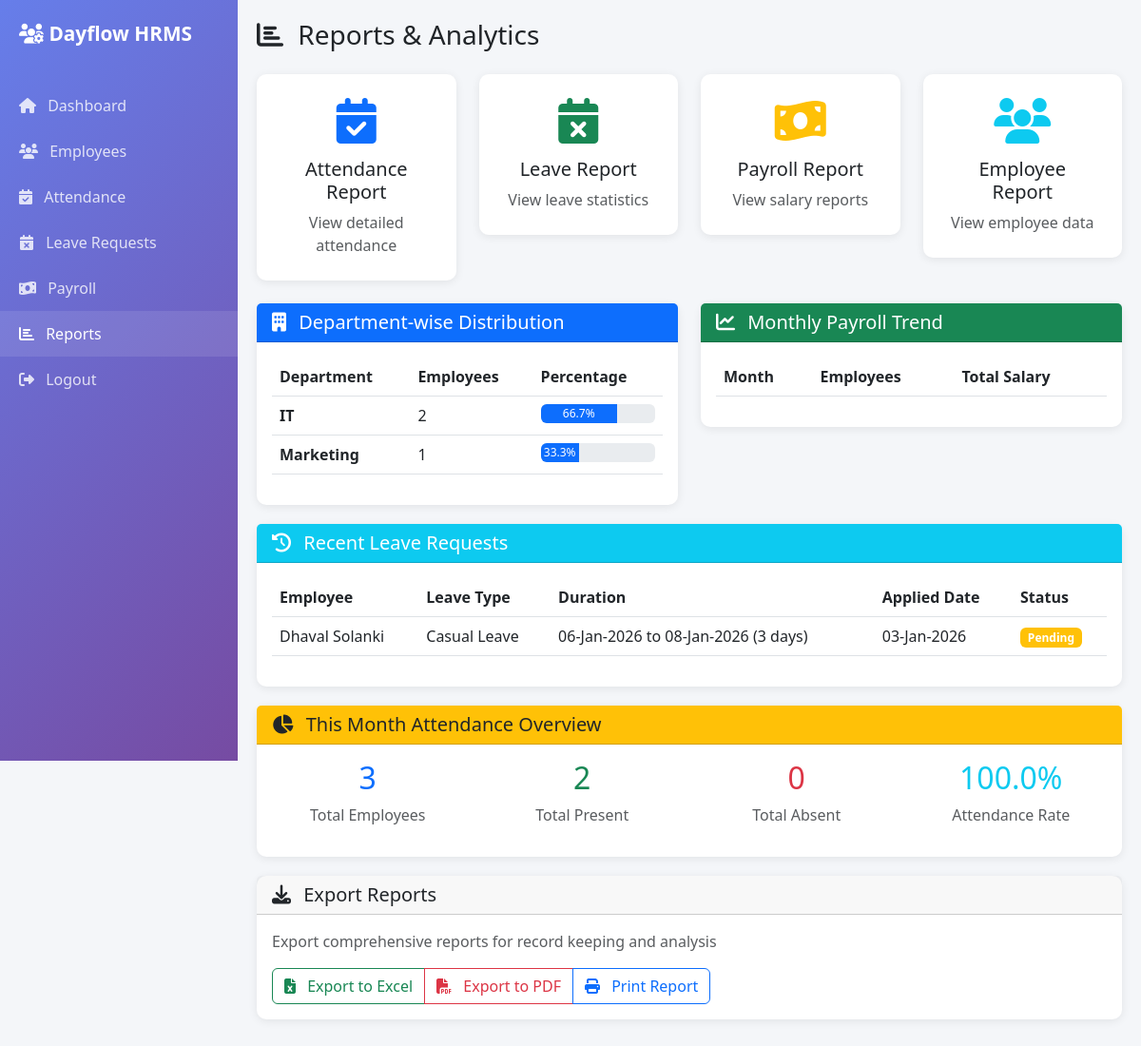
Screenshot of /admin/reports.php (signed in) with the database file from the repository.
### tables this page shows
CREATE TABLE `leave_requests` (
  `id` int(11) NOT NULL,
  `employee_id` int(11) NOT NULL,
  `leave_type_id` int(11) NOT NULL,
  `start_date` date NOT NULL,
  `end_date` date NOT NULL,
  `total_days` int(11) NOT NULL,
  `reason` text NOT NULL,
  `status` enum('Pending','Approved','Rejected','Cancelled') DEFAULT 'Pending',
  `applied_date` date NOT NULL,
  `reviewed_by` int(11) DEFAULT NULL,
  `reviewed_date` date DEFAULT NULL,
  `admin_remarks` text DEFAULT NULL,
  `created_at` timestamp NOT NULL DEFAULT current_timestamp(),
  `updated_at` timestamp NOT NULL DEFAULT current_timestamp() ON UPDATE current_timestamp()
);

CREATE TABLE `employees` (
  `id` int(11) NOT NULL,
  `user_id` int(11) NOT NULL,
  `employee_id` varchar(20) NOT NULL,
  `first_name` varchar(50) NOT NULL,
  `last_name` varchar(50) NOT NULL,
  `full_name` varchar(100) GENERATED ALWAYS AS (concat(`first_name`,' ',`last_name`)) STORED,
  `date_of_birth` date DEFAULT NULL,
  `gender` enum('Male','Female','Other') DEFAULT NULL,
  `phone` varchar(15) DEFAULT NULL,
  `alternate_phone` varchar(15) DEFAULT NULL,
  `address` text DEFAULT NULL,
  `city` varchar(50) DEFAULT NULL,
  `state` varchar(50) DEFAULT NULL,
  `zip_code` varchar(10) DEFAULT NULL,
  `country` varchar(50) DEFAULT 'India',
  `profile_picture` varchar(255) DEFAULT NULL,
  `department` varchar(100) DEFAULT NULL,
  `designation` varchar(100) DEFAULT NULL,
  `date_of_joining` date DEFAULT NULL,
  `employment_type` enum('Full-Time','Part-Time','Contract','Intern') DEFAULT 'Full-Time',
  `reporting_manager` int(11) DEFAULT NULL,
  `emergency_contact_name` varchar(100) DEFAULT NULL,
  `emergency_contact_phone` varchar(15) DEFAULT NULL,
  `emergency_contact_relation` varchar(50) DEFAULT NULL,
  `bank_name` varchar(100) DEFAULT NULL,
  `bank_account_number` varchar(30) DEFAULT NULL,
  `bank_ifsc` varchar(20) DEFAULT NULL,
  `pan_number` varchar(10) DEFAULT NULL,
  `aadhar_number` varchar(12) DEFAULT NULL,
  `created_at` timestamp NOT NULL DEFAULT current_timestamp(),
  `updated_at` timestamp NOT NULL DEFAULT current_timestamp() ON UPDATE current_timestamp()
);

CREATE TABLE `leave_types` (
  `id` int(11) NOT NULL,
  `leave_type` varchar(50) NOT NULL,
  `description` text DEFAULT NULL,
  `max_days_per_year` int(11) DEFAULT 0,
  `is_paid` tinyint(1) DEFAULT 1,
  `is_active` tinyint(1) DEFAULT 1,
  `created_at` timestamp NOT NULL DEFAULT current_timestamp()
);

### config/db.php (called while the page is built, shortened)
<?php
function formatDate($date, $format = 'd-M-Y') {
    return empty($date) || $date === '0000-00-00' ? 'N/A' : date($format, strtotime($date));
}
?>

### admin/reports.php (the view, shortened to what this page needs)
<?php
require_once '../config/db.php';
$db = getDB();
try {
    $totalEmployees = $db->query("SELECT COUNT(*) FROM employees WHERE user_id IN (SELECT user_id FROM users WHERE is_active = 1)")->fetchColumn();
    $stmt = $db->query("
        SELECT
            COUNT(CASE WHEN status = 'Present' THEN 1 END) as present,
            COUNT(CASE WHEN status = 'Absent' THEN 1 END) as absent
        FROM attendance
        WHERE MONTH(attendance_date) = MONTH(CURDATE())
    ");
    $monthAttendance = $stmt->fetch();
    $stmt = $db->query("
        SELECT department, COUNT(*) as count
        FROM employees
        GROUP BY department
        ORDER BY count DESC
    ");
    $deptStats = $stmt->fetchAll();
    $stmt = $db->query("
        SELECT lr.*, e.full_name, lt.leave_type
        FROM leave_requests lr
        INNER JOIN employees e ON lr.employee_id = e.id
        INNER JOIN leave_types lt ON lr.leave_type_id = lt.id
        ORDER BY lr.applied_date DESC
        LIMIT 10
    ");
    $recentLeaves = $stmt->fetchAll();
} catch(PDOException $e) {
    error_log($e->getMessage());
    $totalEmployees = 0;
    $monthAttendance = ['present' => 0, 'absent' => 0];
    $deptStats = [];
    $recentLeaves = [];
    $payrollSummary = [];
}
?>
<!DOCTYPE html>
<html lang="en">
<head>
    <link href="https://cdn.jsdelivr.net/npm/bootstrap@5.3.0/dist/css/bootstrap.min.css" rel="stylesheet">
    <link rel="stylesheet" href="https://cdnjs.cloudflare.com/ajax/libs/font-awesome/6.4.0/css/all.min.css">
</head>
<body>
    <div class="sidebar">
        <div class="logo"><i class="fas fa-users-cog"></i> <?php echo APP_NAME; ?></div>
        <nav class="nav flex-column mt-3">
            <a class="nav-link" href="dashboard.php"><i class="fas fa-home me-2"></i> Dashboard</a>
            <a class="nav-link" href="employees.php"><i class="fas fa-users me-2"></i> Employees</a>
            <a class="nav-link" href="attendance.php"><i class="fas fa-calendar-check me-2"></i> Attendance</a>
            <a class="nav-link" href="leave_requests.php"><i class="fas fa-calendar-times me-2"></i> Leave Requests</a>
            <a class="nav-link" href="payroll.php"><i class="fas fa-money-bill-wave me-2"></i> Payroll</a>
            <a class="nav-link active" href="reports.php"><i class="fas fa-chart-bar me-2"></i> Reports</a>
            <a class="nav-link" href="../auth/logout.php"><i class="fas fa-sign-out-alt me-2"></i> Logout</a>
        </nav>
    </div>
    <div class="main-content">
        <h3 class="mb-4"><i class="fas fa-chart-bar me-2"></i> Reports & Analytics</h3>
        <div class="row g-4 mb-4">
            <div class="col-md-3">
                <div class="report-card" onclick="window.location.href='attendance.php'">
                    <i class="fas fa-calendar-check text-primary"></i>
                    <h5>Attendance Report</h5>
                    <p class="text-muted mb-0">View detailed attendance</p>
                </div>
            </div>
            <div class="col-md-3">
                <div class="report-card" onclick="window.location.href='leave_requests.php'">
                    <i class="fas fa-calendar-times text-success"></i>
                    <h5>Leave Report</h5>
                    <p class="text-muted mb-0">View leave statistics</p>
                </div>
            </div>
            <div class="col-md-3">
                <div class="report-card" onclick="window.location.href='payroll.php'">
                    <i class="fas fa-money-bill-wave text-warning"></i>
                    <h5>Payroll Report</h5>
                    <p class="text-muted mb-0">View salary reports</p>
                </div>
            </div>
            <div class="col-md-3">
                <div class="report-card" onclick="window.location.href='employees.php'">
                    <i class="fas fa-users text-info"></i>
                    <h5>Employee Report</h5>
                    <p class="text-muted mb-0">View employee data</p>
                </div>
            </div>
        </div>
        <div class="row">
            <div class="col-md-6">
                <div class="card">
                    <div class="card-header bg-primary text-white">
                        <h5 class="mb-0"><i class="fas fa-building me-2"></i> Department-wise Distribution</h5>
                    </div>
                    <div class="card-body">
                        <div class="table-responsive">
                            <table class="table">
                                <thead>
                                    <tr>
                                        <th>Department</th>
                                        <th>Employees</th>
                                        <th>Percentage</th>
                                    </tr>
                                </thead>
                                <tbody>
                                    <?php foreach($deptStats as $dept): ?>
                                    <tr>
                                        <td><strong><?php echo $dept['department']; ?></strong></td>
                                        <td><?php echo $dept['count']; ?></td>
                                        <td>
                                            <?php
                                            $percentage = $totalEmployees > 0 ? ($dept['count'] / $totalEmployees) * 100 : 0;
                                            ?>
                                            <div class="progress" style="height: 20px;">
                                                <div class="progress-bar bg-primary" style="width: <?php echo $percentage; ?>%">
                                                    <?php echo number_format($percentage, 1); ?>%
                                                </div>
                                            </div>
                                        </td>
                                    </tr>
                                    <?php endforeach; ?>
                                </tbody>
                            </table>
                        </div>
                    </div>
                </div>
            </div>
            <div class="col-md-6">
                <div class="card">
                    <div class="card-header bg-success text-white">
                        <h5 class="mb-0"><i class="fas fa-chart-line me-2"></i> Monthly Payroll Trend</h5>
                    </div>
                    <div class="card-body">
                        <div class="table-responsive">
                            <table class="table">
                                <thead>
                                    <tr>
                                        <th>Month</th>
                                        <th>Employees</th>
                                        <th>Total Salary</th>
                                    </tr>
                                </thead>
                            </table>
                        </div>
                    </div>
                </div>
            </div>
            <div class="col-md-12">
                <div class="card">
                    <div class="card-header bg-info text-white">
                        <h5 class="mb-0"><i class="fas fa-history me-2"></i> Recent Leave Requests</h5>
                    </div>
                    <div class="card-body">
                        <div class="table-responsive">
                            <table class="table table-hover">
                                <thead>
                                    <tr>
                                        <th>Employee</th>
                                        <th>Leave Type</th>
                                        <th>Duration</th>
                                        <th>Applied Date</th>
                                        <th>Status</th>
                                    </tr>
                                </thead>
                                <tbody>
                                    <?php foreach($recentLeaves as $leave): ?>
                                    <tr>
                                        <td><?php echo $leave['full_name']; ?></td>
                                        <td><?php echo $leave['leave_type']; ?></td>
                                        <td>
                                            <?php echo formatDate($leave['start_date']); ?> to
                                            <?php echo formatDate($leave['end_date']); ?>
                                            (<?php echo $leave['total_days']; ?> days)
                                        </td>
                                        <td><?php echo formatDate($leave['applied_date']); ?></td>
                                        <td>
                                            <?php
                                            $colors = ['Pending' => 'warning', 'Approved' => 'success', 'Rejected' => 'danger'];
                                            $color = $colors[$leave['status']] ?? 'secondary';
                                            ?>
                                            <span class="badge bg-<?php echo $color; ?>"><?php echo $leave['status']; ?></span>
                                        </td>
                                    </tr>
                                    <?php endforeach; ?>
                                </tbody>
                            </table>
                        </div>
                    </div>
                </div>
            </div>
            <div class="col-md-12">
                <div class="card">
                    <div class="card-header bg-warning text-dark">
                        <h5 class="mb-0"><i class="fas fa-chart-pie me-2"></i> This Month Attendance Overview</h5>
                    </div>
                    <div class="card-body">
                        <div class="row text-center">
                            <div class="col-md-3">
                                <h2 class="text-primary"><?php echo $totalEmployees; ?></h2>
                                <p class="text-muted">Total Employees</p>
                            </div>
                            <div class="col-md-3">
                                <h2 class="text-success"><?php echo $monthAttendance['present']; ?></h2>
                                <p class="text-muted">Total Present</p>
                            </div>
                            <div class="col-md-3">
                                <h2 class="text-danger"><?php echo $monthAttendance['absent']; ?></h2>
                                <p class="text-muted">Total Absent</p>
                            </div>
                            <div class="col-md-3">
                                <h2 class="text-info">
                                    <?php
                                    $totalDays = $monthAttendance['present'] + $monthAttendance['absent'];
                                    $attendanceRate = $totalDays > 0 ? ($monthAttendance['present'] / $totalDays) * 100 : 0;
                                    echo number_format($attendanceRate, 1);
                                    ?>%
                                </h2>
                                <p class="text-muted">Attendance Rate</p>
                            </div>
                        </div>
                    </div>
                </div>
            </div>
        </div>
        <div class="card">
            <div class="card-header">
                <h5 class="mb-0"><i class="fas fa-download me-2"></i> Export Reports</h5>
            </div>
            <div class="card-body">
                <p class="text-muted">Export comprehensive reports for record keeping and analysis</p>
                <div class="btn-group" role="group">
                    <button type="button" class="btn btn-outline-success" onclick="alert('Excel export feature - To be implemented')">
                        <i class="fas fa-file-excel me-2"></i> Export to Excel
                    </button>
                    <button type="button" class="btn btn-outline-danger" onclick="alert('PDF export feature - To be implemented')">
                        <i class="fas fa-file-pdf me-2"></i> Export to PDF
                    </button>
                    <button type="button" class="btn btn-outline-primary" onclick="window.print()">
                        <i class="fas fa-print me-2"></i> Print Report
                    </button>
                </div>
            </div>
        </div>
    </div>
</body>
</html>

### admin/reports.php (style rules this page uses)
body { background: #f4f6f9; font-family: 'Segoe UI', Tahoma, Geneva, Verdana, sans-serif; }
.sidebar { min-height: 100vh; background: linear-gradient(135deg, #667eea 0%, #764ba2 100%); color: white; position: fixed; width: 250px; }
.sidebar .logo { padding: 20px; font-size: 1.3rem; font-weight: bold; }
.sidebar .nav-link { color: rgba(255,255,255,0.8); padding: 12px 20px; }
.sidebar .nav-link:hover, .sidebar .nav-link.active { background: rgba(255,255,255,0.1); color: white; }
.main-content { margin-left: 250px; padding: 20px; }
.card { border: none; border-radius: 10px; box-shadow: 0 2px 10px rgba(0,0,0,0.08); margin-bottom: 20px; }
.report-card { background: white; border-radius: 10px; padding: 25px; text-align: center; cursor: pointer; transition: all 0.3s; box-shadow: 0 2px 10px rgba(0,0,0,0.08); }
.report-card i { font-size: 3rem; margin-bottom: 15px; }

### rows the page displays
leave_requests: employee.full_name "Dhaval Solanki", leave_type.leave_type "Casual Leave", start_date "06-Jan-2026", end_date "08-Jan-2026", total_days "3", applied_date "03-Jan-2026", status "Pending"

### other values shown
APP_NAME "Dayflow HRMS"
$dept['department'] "IT"
$dept['count'] "2"
$percentage "66.7"
$dept['department'] "Marketing"
$dept['count'] "1"
$percentage "33.3"
$totalEmployees "3"
$monthAttendance['present'] "2"
$monthAttendance['absent'] "0"
$attendanceRate "100.0"
